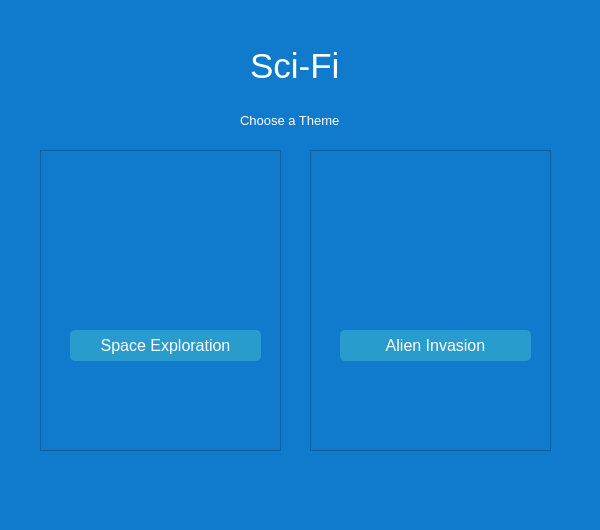
<?xml version="1.0" encoding="UTF-8"?>
<ui version="4.0">
 <class>SciFi</class>
 <widget class="QWidget" name="SciFi">
  <property name="geometry">
   <rect>
    <x>0</x>
    <y>0</y>
    <width>600</width>
    <height>530</height>
   </rect>
  </property>
  <property name="windowTitle">
   <string>Sci-Fi</string>
  </property>
  <property name="windowIcon">
   <iconset>
    <normalon>../../../Downloads/libro.png</normalon>
   </iconset>
  </property>
  <property name="styleSheet">
   <string notr="true">background-color:#107acc
;</string>
  </property>
  <widget class="QLabel" name="label_5">
   <property name="geometry">
    <rect>
     <x>250</x>
     <y>20</y>
     <width>201</width>
     <height>91</height>
    </rect>
   </property>
   <property name="font">
    <font>
     <family>Segoe UI</family>
     <pointsize>26</pointsize>
    </font>
   </property>
   <property name="styleSheet">
    <string notr="true">color:white;</string>
   </property>
   <property name="text">
    <string>Sci-Fi</string>
   </property>
  </widget>
  <widget class="QLabel" name="label_2">
   <property name="geometry">
    <rect>
     <x>240</x>
     <y>100</y>
     <width>131</width>
     <height>41</height>
    </rect>
   </property>
   <property name="font">
    <font>
     <family>Segoe UI</family>
     <pointsize>10</pointsize>
    </font>
   </property>
   <property name="styleSheet">
    <string notr="true">color:white;</string>
   </property>
   <property name="text">
    <string>Choose a Theme</string>
   </property>
  </widget>
  <widget class="QFrame" name="frame">
   <property name="geometry">
    <rect>
     <x>40</x>
     <y>150</y>
     <width>241</width>
     <height>301</height>
    </rect>
   </property>
   <property name="frameShape">
    <enum>QFrame::StyledPanel</enum>
   </property>
   <property name="frameShadow">
    <enum>QFrame::Raised</enum>
   </property>
   <widget class="QPushButton" name="spaceBtn">
    <property name="geometry">
     <rect>
      <x>30</x>
      <y>180</y>
      <width>191</width>
      <height>31</height>
     </rect>
    </property>
    <property name="font">
     <font>
      <family>Segoe UI</family>
      <pointsize>12</pointsize>
     </font>
    </property>
    <property name="styleSheet">
     <string notr="true">background-color:#289ccc;
color:white;
border-radius:5px;</string>
    </property>
    <property name="text">
     <string>Space Exploration</string>
    </property>
   </widget>
   <widget class="QLabel" name="label_3">
    <property name="geometry">
     <rect>
      <x>60</x>
      <y>80</y>
      <width>121</width>
      <height>81</height>
     </rect>
    </property>
    <property name="text">
     <string/>
    </property>
    <property name="pixmap">
     <pixmap>../images/spacexploration.jpg</pixmap>
    </property>
    <property name="scaledContents">
     <bool>true</bool>
    </property>
   </widget>
  </widget>
  <widget class="QFrame" name="frame_2">
   <property name="geometry">
    <rect>
     <x>310</x>
     <y>150</y>
     <width>241</width>
     <height>301</height>
    </rect>
   </property>
   <property name="frameShape">
    <enum>QFrame::StyledPanel</enum>
   </property>
   <property name="frameShadow">
    <enum>QFrame::Raised</enum>
   </property>
   <widget class="QLabel" name="label_7">
    <property name="geometry">
     <rect>
      <x>60</x>
      <y>80</y>
      <width>121</width>
      <height>81</height>
     </rect>
    </property>
    <property name="text">
     <string/>
    </property>
    <property name="pixmap">
     <pixmap>../images/alieninvasion.jpg</pixmap>
    </property>
    <property name="scaledContents">
     <bool>true</bool>
    </property>
   </widget>
   <widget class="QPushButton" name="alienBtn">
    <property name="geometry">
     <rect>
      <x>30</x>
      <y>180</y>
      <width>191</width>
      <height>31</height>
     </rect>
    </property>
    <property name="font">
     <font>
      <family>Segoe UI</family>
      <pointsize>12</pointsize>
     </font>
    </property>
    <property name="styleSheet">
     <string notr="true">background-color:#289ccc;
color:white;
border-radius:5px;</string>
    </property>
    <property name="text">
     <string>Alien Invasion</string>
    </property>
   </widget>
  </widget>
  <widget class="QPushButton" name="backBtn">
   <property name="geometry">
    <rect>
     <x>0</x>
     <y>0</y>
     <width>41</width>
     <height>41</height>
    </rect>
   </property>
   <property name="styleSheet">
    <string notr="true">QPushButton{
border:none;
}
QPushButton:pressed{
background-color:#127bbc;
}</string>
   </property>
   <property name="text">
    <string/>
   </property>
   <property name="icon">
    <iconset>
     <normalon>../images/arrow.png</normalon>
    </iconset>
   </property>
  </widget>
 </widget>
 <resources/>
 <connections/>
</ui>
